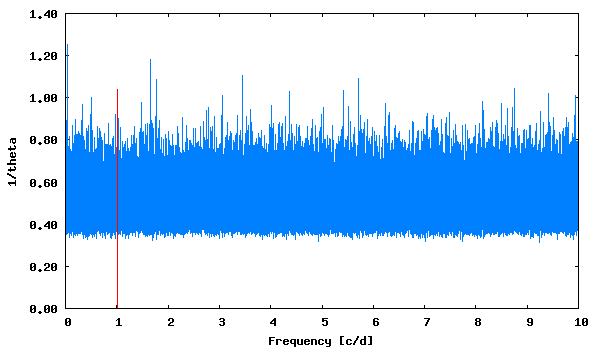

Recreate this plot in gnuplot.
set term png size 600,350 medium
set colors classic
set output "phase_lc_7.lk.png"
set xlabel "Frequency [c/d]"
set ylabel "1/theta"
set format y "%5.2f"
plot [] "lk.periodogram" using 1:2 with lines linecolor 3 title "", "<echo '1.005025  1.04'" with impulses linecolor 1 title ""
 
